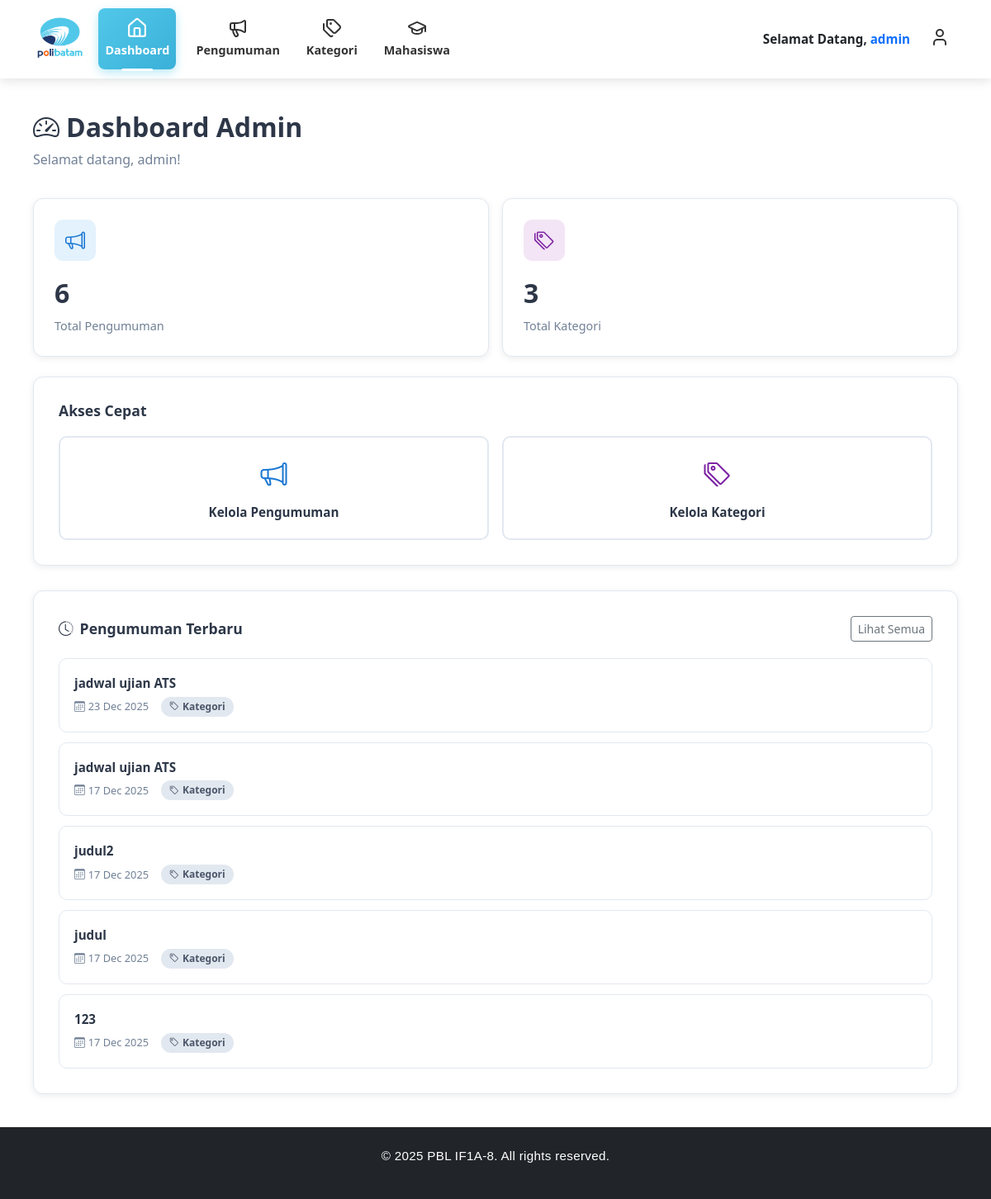
The page /views/admin/dashboard.php (signed in) on the database as committed earlier.
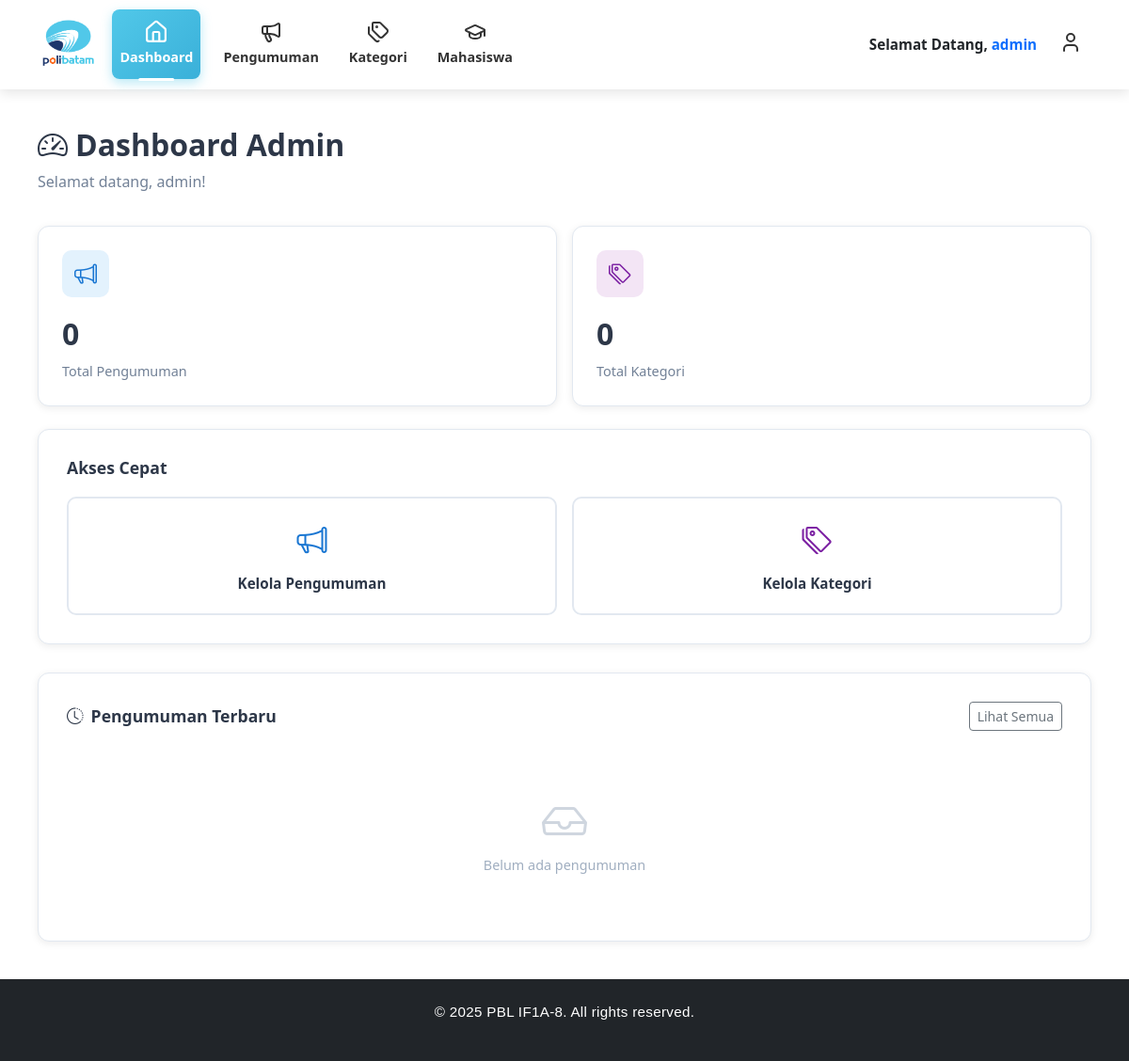
The same page on the database as committed later.
### tables this page shows
CREATE TABLE `pengumuman` (
  `pengumuman_id` int NOT NULL,
  `judul` varchar(255) NOT NULL,
  `isi` text NOT NULL,
  `target_type` enum('all','jurusan','prodi','kelas') NOT NULL DEFAULT 'all',
  `target_jurusan_id` int DEFAULT NULL,
  `target_prodi_id` int DEFAULT NULL,
  `target_kelas` varchar(50) DEFAULT NULL,
  `kategori_id` int DEFAULT NULL,
  `created_at` timestamp NULL DEFAULT CURRENT_TIMESTAMP
);

### app/controllers/admin/dashboard_controller.php (called while the page is built, shortened)
<?php
class DashboardController
{
    private $db;
    public function __construct($config)
    {
        $this->db = $config;
    }
    public function index()
    {
        return [
            'total_pengumuman'   => $this->getCount("pengumuman"),
            'total_kategori'     => $this->getCount("kategori"),
            'pengumuman_terbaru' => $this->getLatest()
        ];
    }
    private function getCount($table, $where = null)
    {
        $sql = "SELECT COUNT(*) FROM $table";
        $result = mysqli_query($this->db, $sql);
        $row = mysqli_fetch_row($result);
        return $row[0] ?? 0;
    }
    private function getLatest()
    {
        $sql = "
            SELECT judul, kategori_id, created_at
            FROM pengumuman
            ORDER BY created_at DESC
            LIMIT 5
        ";
        $result = mysqli_query($this->db, $sql);
        return $result;
    }
}

### views/admin/dashboard.php (the view, shortened to what this page needs)
<?php
require_once __DIR__ . '/../../config/config.php';
require_once __DIR__ . '/../../app/controllers/admin/dashboard_controller.php';
$controller = new DashboardController($config);
$data = $controller->index();
$total_pengumuman = $data['total_pengumuman'];
$total_kategori = $data['total_kategori'];
$pengumuman_terbaru = $data['pengumuman_terbaru'];
?>
<!DOCTYPE html>
<html lang="id">
<head>
  <link href="https://cdn.jsdelivr.net/npm/bootstrap@5.3.0/dist/css/bootstrap.min.css" rel="stylesheet">
  <link href="https://cdn.jsdelivr.net/npm/bootstrap-icons@1.10.5/font/bootstrap-icons.css" rel="stylesheet">
</head>
<body>
  <?php include "header.php"; ?>
  <div class="main-content">
    <div class="dashboard-header">
      <h2><i class="bi bi-speedometer2 me-2"></i>Dashboard Admin</h2>
      <p>Selamat datang, <?= htmlspecialchars($_SESSION['username']) ?>!</p>
    </div>
    <div class="row g-3 mb-4">
      <div class="col-lg-6 col-md-6">
        <div class="stat-card">
          <div class="stat-icon icon-pengumuman">
            <i class="bi bi-megaphone"></i>
          </div>
          <div class="stat-number"><?= number_format($total_pengumuman) ?></div>
          <div class="stat-label">Total Pengumuman</div>
        </div>
      </div>
      <div class="col-lg-6 col-md-6">
        <div class="stat-card">
          <div class="stat-icon icon-kategori">
            <i class="bi bi-tags"></i>
          </div>
          <div class="stat-number"><?= number_format($total_kategori) ?></div>
          <div class="stat-label">Total Kategori</div>
        </div>
      </div>
    </div>
    <div class="quick-access-card">
      <h5>Akses Cepat</h5>
      <div class="row g-3">
        <div class="col-lg-6 col-md-6">
          <a href="pengumuman.php" class="quick-btn">
            <div class="btn-pengumuman">
              <i class="bi bi-megaphone"></i>
              <span>Kelola Pengumuman</span>
            </div>
          </a>
        </div>
        <div class="col-lg-6 col-md-6">
          <a href="kategori.php" class="quick-btn">
            <div class="btn-kategori">
              <i class="bi bi-tags"></i>
              <span>Kelola Kategori</span>
            </div>
          </a>
        </div>
      </div>
    </div>
    <div class="announcement-card">
      <h5>
        <span><i class="bi bi-clock-history me-2"></i>Pengumuman Terbaru</span>
        <a href="pengumuman.php" class="btn btn-sm btn-outline-secondary">Lihat Semua</a>
      </h5>
      <?php
      $count = 0;
      while ($row = mysqli_fetch_assoc($pengumuman_terbaru)) {
        $count++;
      ?>
        <div class="announcement-item">
          <div class="announcement-title">
            <?= htmlspecialchars($row['judul']) ?>
          </div>
          <div class="announcement-meta">
            <span><i class="bi bi-calendar3 me-1"></i><?= date('d M Y', strtotime($row['created_at'])) ?></span>
            <span class="announcement-badge">
              <i class="bi bi-tag me-1"></i>Kategori
            </span>
          </div>
        </div>
      <?php } ?>
      <?php if ($count == 0) { ?>
        <div class="empty-state">
          <i class="bi bi-inbox"></i>
          <p>Belum ada pengumuman</p>
        </div>
      <?php } ?>
    </div>
  </div>
  <?php include "footer.php"; ?>
</body>
</html>

Rows that differ between the two databases and show on the page:
removed pengumuman: judul "jadwal ujian ATS", created_at "23 Dec 2025"
removed pengumuman: judul "jadwal ujian ATS", created_at "17 Dec 2025"
removed pengumuman: judul "judul2", created_at "17 Dec 2025"
removed pengumuman: judul "judul", created_at "17 Dec 2025"
removed pengumuman: judul "123", created_at "17 Dec 2025"
Other text that changed with them:
$total_pengumuman: "6" → "0"
$total_kategori: "3" → "0"
text now shown: "Belum ada pengumuman"
